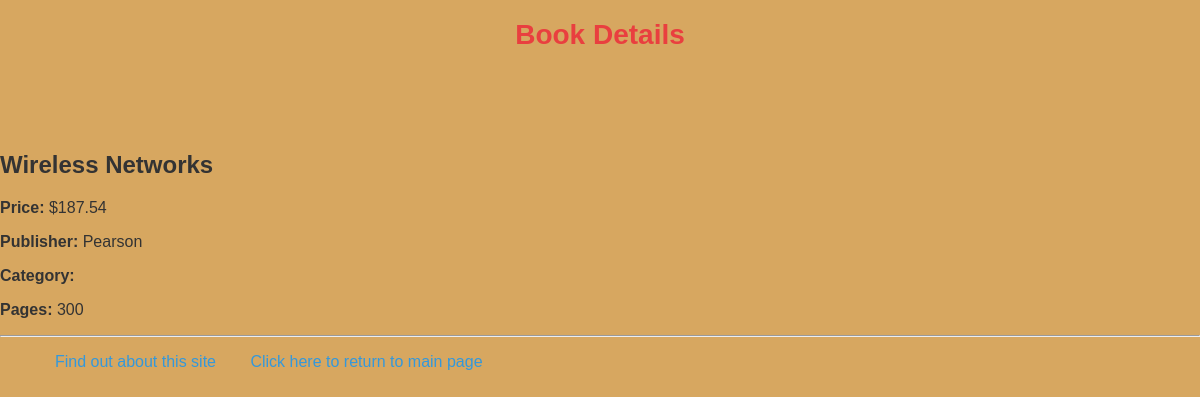
Before: /myapp/2/ with the older database file.
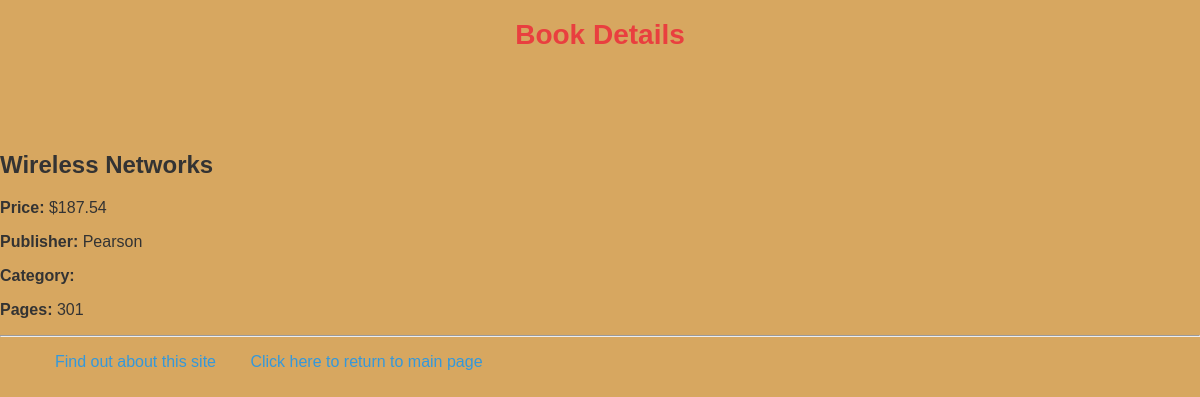
After: the same page with the newer database file.
### myapp/models.py (models this page shows, shortened)
class Book(models.Model):
    CATEGORY_CHOICES = [
        ('S', 'Science & Tech'),
        ('F', 'Fiction'),
        ('B', 'Biography'),
        ('T', 'Travel'),
        ('O', 'Other'),
    ]
    title = models.CharField(max_length=200)
    category = models.CharField(
        max_length=1,
        choices=CATEGORY_CHOICES,
        default='S'
    )
    num_pages = models.PositiveIntegerField(default=100)
    price = models.DecimalField(max_digits=10, decimal_places=2)
    publisher = models.ForeignKey(
        Publisher,
        related_name='books',
        on_delete=models.CASCADE
    )
    description = models.TextField(blank=True)

class Publisher(models.Model):
    name = models.CharField(max_length=200)
    website = models.URLField()
    city = models.CharField(max_length=20, blank=True)
    country = models.CharField(max_length=50, default='USA')

### myapp/views.py (the view)
# urls.py: path('<int:book_id>/', views.detail, name='detail'),
def detail(request, book_id):
    book = get_object_or_404(Book, pk=book_id)
    return  render(request, 'myapp/detail.html', {'book': book})

### myapp/templates/myapp/detail.html (shortened to what this page needs)
{% extends 'myapp/base.html' %}
{% block myhdg %} Book Details {% endblock %}
{% block body_block %}
    <h2>{{ book.title }}</h2>
    <p><strong>Price: </strong> ${{ book.price }} </p>
    <p><strong>Publisher: </strong> {{book.publisher.name}} </p>
    <p><strong>Category: </strong> {{book.get_catgory_display}} </p>
    <p><strong>Pages: </strong> {{book.num_pages}} </p>
{% endblock %}

Changed rows visible on the page:
changed Book "Wireless Networks": num_pages "300" → "301"
